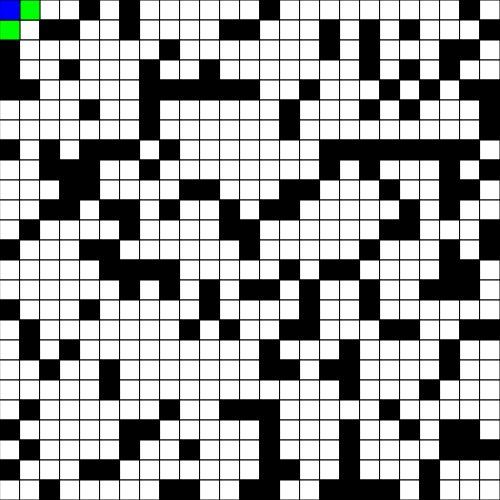
Frame 1 (no input)
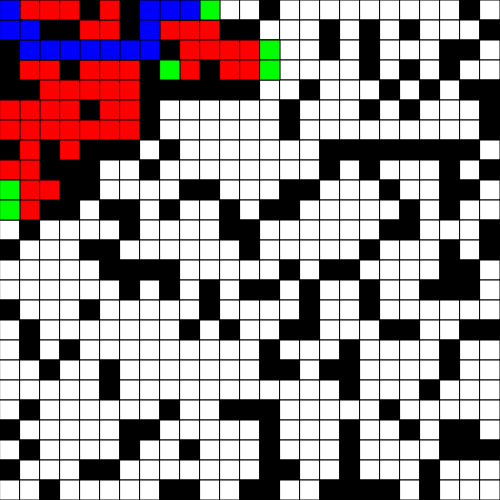
Frame 60 (no input)
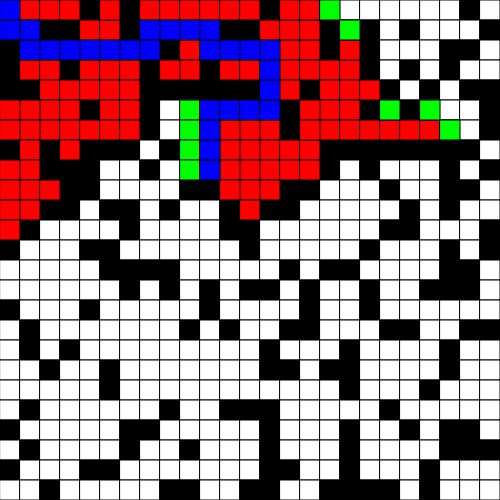
Frame 120 (the mouse pressed at the canvas centre since frame 60)

The p5.js sketch that drew these frames (run headless with seeded random() and noise() and a simulated clock; from frame 60 on, the mouse is pressed at the canvas centre):

// p5.js sketch
// ── sketch.js
function removeFromArray(arr, elt){
  for (var i = arr.length-1; i>= 0; i--){
    if (arr[i] == elt) {
      arr.splice(i, 1);
    }
  }
}

function getRandomArbitrary(min, max) {
  return Math.random() * (max - min) + min;
}
function heuristic(a, b){
  var d = dist(a.i,a.j,b.i,b.j);
  // var d = abs(a.i-b.i) + abs(a.j-b.j);
  return d;
}
function setup() {
  var width = 500;
  var height = 500;

  createCanvas(width, height);
  console.log("A* - Start date: 12/27/2020 - End date: 12/27/2020");
  //starts here!

  /*
  NOTES:
  f(n) = g(n) + h(n)
  https://en.wikipedia.org/wiki/A*_search_algorithm
  */

}


//Making the Cell object
function Cell(i, j){
  this.f = 0;
  this.g = 0;
  this.h = 0;

  this.i = i;
  this.j = j;
  this.neighbors = [];
  this.previous = undefined;
  this.wall = false;

  if (getRandomArbitrary(0, 10) <= 3){
    this.wall = true;
  }

  this.show = function(col){
    fill(col);
    if (this.wall == true){
      fill(0);
    }
    stroke(0);
    rect(this.i * 20, this.j * 20, 20, 20);
  }

  this.addNeighbors = function(grid){
    var i = this.i;
   var j = this.j;
   if (i < cols - 1) {
     this.neighbors.push(grid[i + 1][j]);
   }
   if (i > 0) {
     this.neighbors.push(grid[i - 1][j]);
   }
   if (j < rows - 1) {
     this.neighbors.push(grid[i][j + 1]);
   }
   if (j > 0) {
     this.neighbors.push(grid[i][j - 1]);
   }
   // if (i > 0 && j > 0) {
   //   this.neighbors.push(grid[i - 1][j - 1]);
   // }
   // if (i < cols - 1 && j > 0) {
   //   this.neighbors.push(grid[i + 1][j - 1]);
   // }
   // if (i > 0 && j < rows - 1) {
   //   this.neighbors.push(grid[i - 1][j + 1]);
   // }
   // if (i < cols - 1 && j < rows - 1) {
   //   this.neighbors.push(grid[i + 1][j + 1]);
   // }
  }

}


var openSet = [];
var closedSet = [];

var start;
var end;

var cols = 25;
var rows = 25;
var grid = new Array(cols);
var path = [];

//Making the 2D array.
for (var i = 0; i < cols; i++){
  grid[i] = new Array(rows);
}

for (var i = 0; i < cols; i++){
  for (var j = 0; j < rows; j++){
    grid[i][j] = new Cell(i, j);
  }
}
for (var i = 0; i < cols; i++){
  for (var j = 0; j < rows; j++){
    grid[i][j].addNeighbors(grid);
  }
}

start = grid[0][0];
end = grid[cols - 1][rows - 1];
openSet.push(start);

function draw() {
  if (openSet.length > 0){

    var winner = 0;
    for (var i = 0; i < openSet.length; i++){
      if (openSet[i].f < openSet[winner].f){
        winner = i;
      }
    }
    var current = openSet[winner];

    if (current === end){
      noLoop();

      console.log("Done");
      console.log(path);
    }
    removeFromArray(openSet, current);
    closedSet.push(current);


    var neighbors = current.neighbors;
    for (var i = 0; i < neighbors.length; i++){
      var neighbor = neighbors[i];

      if (!closedSet.includes(neighbor) && !neighbor.wall){
        var tempG = current.g + 1;

        if (openSet.includes(neighbor)){
          if (tempG < neighbor.g){
            neighbor.g = tempG;
          }
        }else{
          neighbor.g = tempG;
          openSet.push(neighbor);
        }

        neighbor.h = heuristic(neighbor, end);
        neighbor.f = neighbor.g + neighbor.h;
        neighbor.previous = current;

      }

    }

  }else{
    noLoop();
    console.log("No soultion");
  }
  background(0);

  for (var i = 0; i < cols; i++){
    for (var j = 0; j < rows; j++){
        grid[i][j].show(color(255));
    }
  }

  for (var i = 0; i < closedSet.length; i++) {
    closedSet[i].show(color(255, 0, 0));
  }

  for (var i = 0; i < openSet.length; i++) {
    openSet[i].show(color(0, 255, 0));
  }
  path = [];
  var temp = current;
  path.push(temp);
  while (temp.previous){
    path.push(temp.previous);
    temp = temp.previous;
  }
  for (var i = 0; i < path.length; i++){
    path[i].show(color(0, 0, 255));
  }
}
